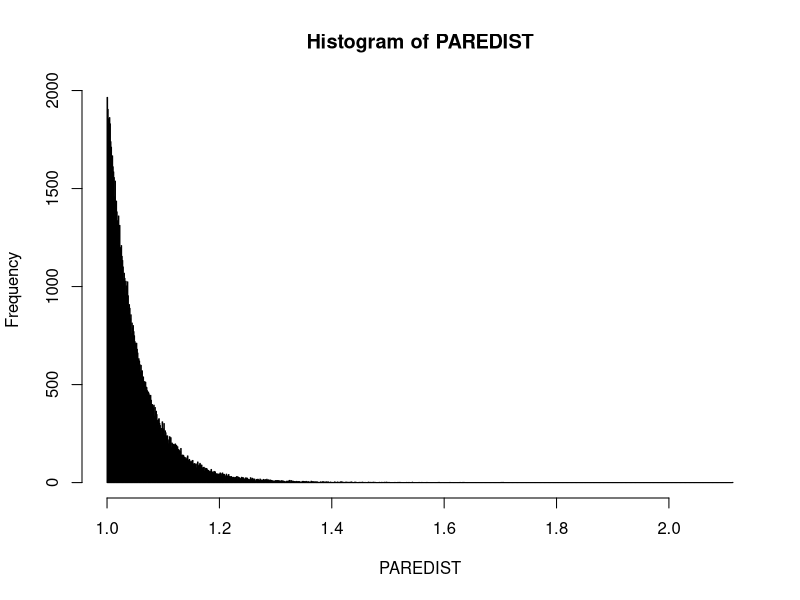
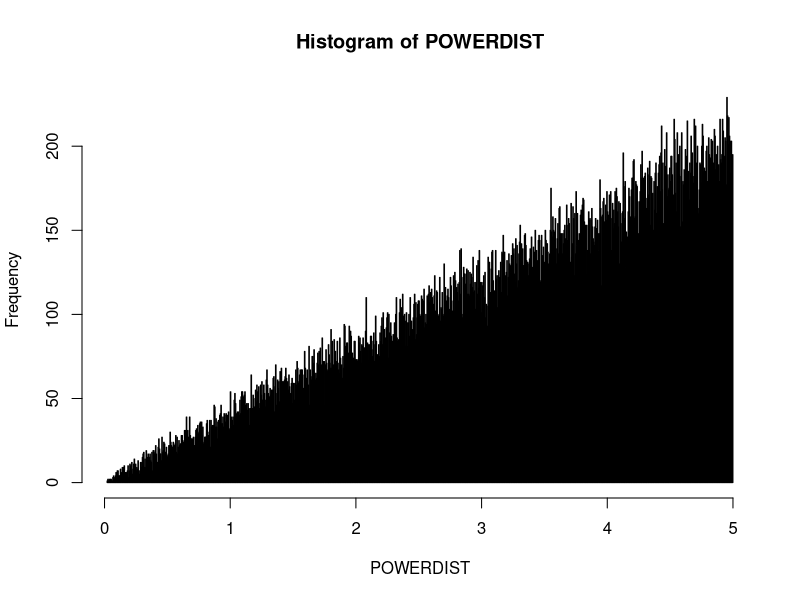
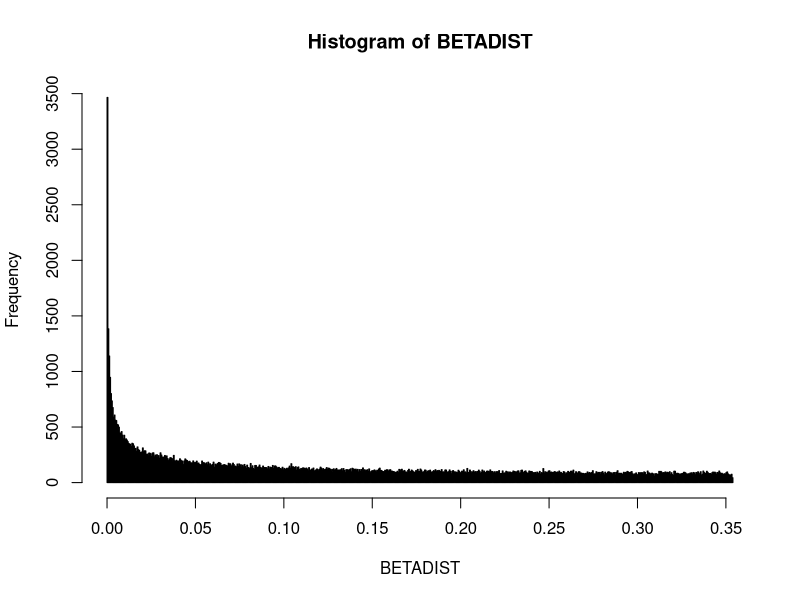
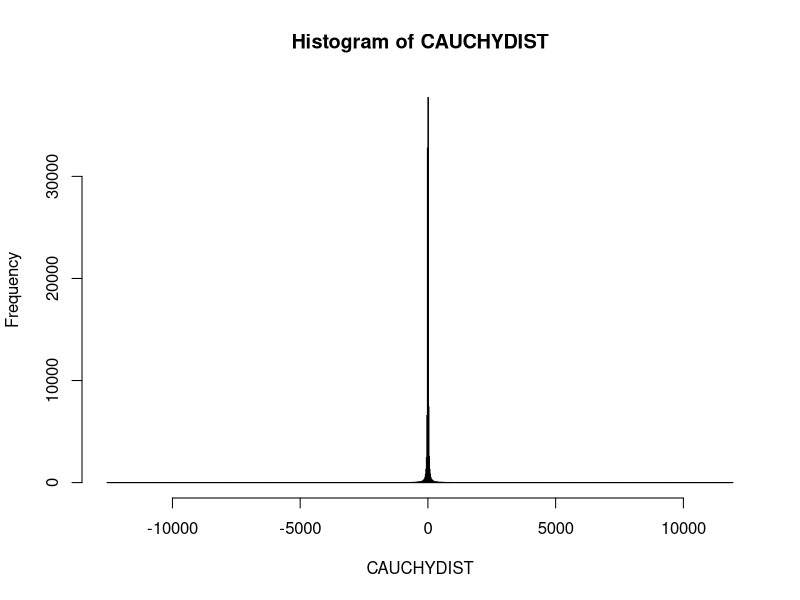

These figures' R source, in order: (Note: this script raises an error after producing the figures.)
# Different distributions Inverse CDF

#expontential
U <- runif(1e5,0,1)
lambda <-0.1
EXDIST <- -log(1-U) / lambda

#Pareto
alpha <- 20
sigma <- 1
U <- runif(1e5,0,1)
PAREDIST <- sigma / ( (1 - U)^(1 / alpha) )
hist(PAREDIST,1000)

#power-util function
kappa <- 5
delta <- 2
U <- runif(1e5,0,1)
POWERDIST <- kappa * U^(1 / delta)
hist(POWERDIST,1000)

#beta
pi <- 3.14
U <- runif(1e5,0,1)
BETADIST <- sin(2/pi*U)^2
hist(BETADIST,1000)

#cauchy
m <- 1
kappa <- 10
pi <- 3.14
U <- runif(1e5,0,1)
CAUCHYDIST <- m + kappa*tan(pi*(U-1/2))
hist(CAUCHYDIST,1000)

# university

# Monte carlo gia selida 6

M <- 1e6

U <- runif(M,0,1) # apo tin katanomi u kanw to monte carlo  M einai ta steps opou tha kanei 
h_U <- 1/ sqrt( U*(1-U) ) # edw pera ipologizw to H apo tin askisi stin selida 4 
pi_est_I <- mean( h_U ) # edw pera vriskoume ton meso 
print(pi_est_I)
cat('π estimate I = ' , pi_est_I , "\n")


# Monte carlo gia selida 7

X <- runif(M, -1,1) # paragw to x 1 ekatommirio fores stin omoiomorfi -1,1
Y <- runif(M, -1,1) # paragw to y 1 ekatommirio fores stin omoiomorfi -1,1

Z <- X^2 + Y^2 # edw vrisko ton arithmo gia to x^2 + y^2 <= 1

W <- (Z<=1) # edw vlepw an peftei mesa i oxi 

pi_est_II <- 4* mean(W) # edw einai o mesos oros *4 gia na ginei i kanonikopoihsi
cat('π estimate II = ' , pi_est_II , "\n") # emfanizw to apotelesma 


# lognormal distribution

M <- 1e6
X <- rnorm(M, 0.1,0.2)
Y <- exp(X)


mlog <- mean(Y)
vlog <- var(Y)
slog <- skewness(Y)
cat('The variance is = ' , vlog , "\n" , 'The mean is = ', mlog , "\n" , 'The skewness is = ' , slog)


print("hello world")





# antistrofi sinartisi

lambda <-0.1
U <- runif(1e6)
X <- -log(1-U) / lambda
hist(X,100)




 
# 5) Cauchy
m <- 1
kappa <- 2
U <- runif(1e6)
X <- m + kappa * tan(pi * (U - 1/2))
X_truncated <- X[abs(X)<=30]
hist(X_truncated, breaks = 300, xlim =c(m-30,m+30),  main = "Cauchy")

